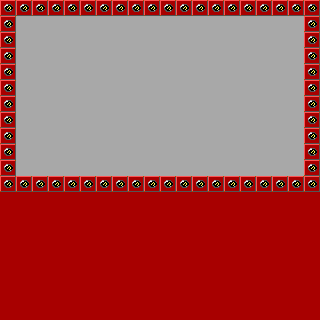

This is a level from a 2D game, rendered from its Tiled map with the project's own tilesets. A one-line summary and the complete map file follow:
An orthogonal 20x20 tile map with 16x16 px tiles, 1 tile layer (Tile Layer 1).

<map version="1.2" tiledversion="1.2.3" orientation="orthogonal" renderorder="right-down" width="20" height="20" tilewidth="16" tileheight="16" infinite="0" nextlayerid="2" nextobjectid="1">
 <tileset firstgid="1" name="k1tiles" tilewidth="16" tileheight="16" tilecount="611" columns="13">
  <properties>
   <property name="tileSetID" type="int" value="100" />
  </properties>
  <image source="../gfx/k1tiles.bmp" width="208" height="752" />
  <tile id="390">
   <properties>
    <property name="typeID" type="int" value="5" />
   </properties>
  </tile>
 </tileset>
 <layer id="1" name="Tile Layer 1" width="20" height="20">
  <data encoding="csv">
391,391,391,391,391,391,391,391,391,391,391,391,391,391,391,391,391,391,391,391,
391,144,144,144,144,144,144,144,144,144,144,144,144,144,144,144,144,144,144,391,
391,144,144,144,144,144,144,144,144,144,144,144,144,144,144,144,144,144,144,391,
391,144,144,144,144,144,144,144,144,144,144,144,144,144,144,144,144,144,144,391,
391,144,144,144,144,144,144,144,144,144,144,144,144,144,144,144,144,144,144,391,
391,144,144,144,144,144,144,144,144,144,144,144,144,144,144,144,144,144,144,391,
391,144,144,144,144,144,144,144,144,144,144,144,144,144,144,144,144,144,144,391,
391,144,144,144,144,144,144,144,144,144,144,144,144,144,144,144,144,144,144,391,
391,144,144,144,144,144,144,144,144,144,144,144,144,144,144,144,144,144,144,391,
391,144,144,144,144,144,144,144,144,144,144,144,144,144,144,144,144,144,144,391,
391,144,144,144,144,144,144,144,144,144,144,144,144,144,144,144,144,144,144,391,
391,391,391,391,391,391,391,391,391,391,391,391,391,391,391,391,391,391,391,391,
95,95,95,95,95,95,95,95,95,95,95,95,95,95,95,95,95,95,95,95,
95,95,95,95,95,95,95,95,95,95,95,95,95,95,95,95,95,95,95,95,
95,95,95,95,95,95,95,95,95,95,95,95,95,95,95,95,95,95,95,95,
95,95,95,95,95,95,95,95,95,95,95,95,95,95,95,95,95,95,95,95,
95,95,95,95,95,95,95,95,95,95,95,95,95,95,95,95,95,95,95,95,
95,95,95,95,95,95,95,95,95,95,95,95,95,95,95,95,95,95,95,95,
95,95,95,95,95,95,95,95,95,95,95,95,95,95,95,95,95,95,95,95,
95,95,95,95,95,95,95,95,95,95,95,95,95,95,95,95,95,95,95,95
</data>
 </layer>
</map>
